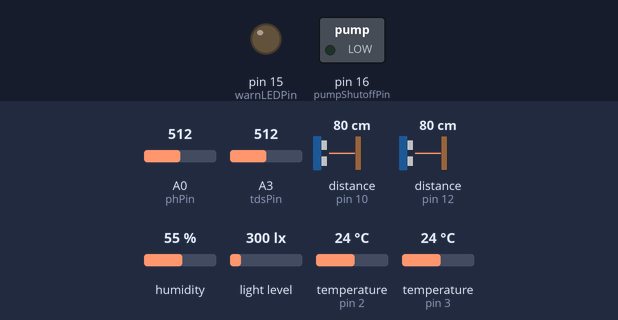
A program run on a simulated Arduino Uno, built with avr-gcc and run on an emulated ATmega328P. On the bench: switched loads named in the program (green lamp = pin HIGH), output pins drawn as LEDs (lit = HIGH). Wiring (inferred from the names in the program): 2 × ultrasonic range finder: trigger pin 9, echo pin 10 / trigger pin 11, echo pin 12. Inputs (shaded band) come from the test bench; at power-on: A0 (phPin) = 512, A3 (tdsPin) = 512, distance to the obstacle (sensors on pin 10, pin 12) 80 cm, humidity 55 %, light level 300 lx, temperature (sensors on pin 2, pin 3) 24 °C. The echo pulse lasts 58.3 µs per cm; pins used as bus, display or sensor lines are not drawn; what the program prints to the serial monitor is not drawn.

Above: at 0.1 s.
At 19.2 s:
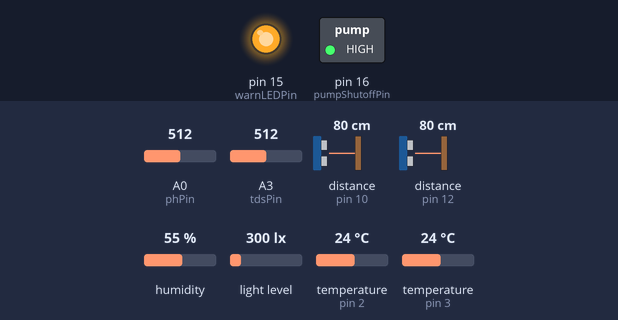
Timing chart, 0 to 20.7 s (numbered marks = the images above):
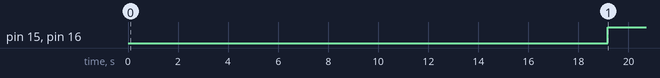

Measured:
- by itself, pin 15 (warnLEDPin), pin 16 (pumpShutoffPin): LOW → HIGH at 19.2 s

The program:

main.cpp
```cpp
/*
REQUIRES the Arduino libraries:
- DHT Sensor Library: https://github.com/adafruit/DHT-sensor-library
- Adafruit Unified Sensor Lib: https://github.com/adafruit/Adafruit_Sensor
- OneWire Library: https://github.com/PaulStoffregen/OneWire
- DallasTemperature: https://github.com/milesburton/Arduino-Temperature-Control-Library

PH Sensor Connections:
- Red Wire to 5V
- Yellow Wire to phPin (A0 by default)
- Black Wire to GND

Light Sensor (BH1750) Connections:
  - VCC to 3V3 or 5V
  - GND to GND
  - SCL to SCL (Digital Pin 21)
  - SDA to SDA (Digital Pin 20)
  - ADD to (not connected) or GND

ADD pin is used to set sensor I2C address. If it has voltage greater or equal
to 0.7VCC voltage (e.g. you've connected it to VCC) the sensor address will be
0x5C. In other case (if ADD voltage less than 0.7 * VCC) the sensor address
will be 0x23 (by default).

Humidity Sensor (DHT11) Connections:
  - VCC to 5V
  - DATA to DHTPIN (Digital Pin 3 by default)
  - GND to GND

Flow Sensor (GR108) Connections:
  - Red Wire (VCC+) to 5V
  - Yellow Wire (of sensor 1) to flowPin_1 (Digital Pin 5 by default)
  - Yellow Wire (of sensor 1) to flowPin_2 (Digital Pin 6 by default)
  - Yellow Wire (of sensor 2) to flowPin_3 (Digital Pin 7 by default)
  - Yellow Wire (of sensor 3) to flowPin_4 (Digital Pin 8 by default)
  - Black Wire (GND-) to GND

Flow Rate (Amazon Datasheet):
  - F=(5.5*Q)±2%
  Where:
  - F is frequency in Hz
  - Q is L/Min
  - 5.5 is Sensor Constant

///!NOTE! = tankHeight variable has been randomly set to 30cm
//tankHeight variable is vertical disctance (cm) from Ultrasonic sensor's face to bottom of tank
// refer to line 145 to change

Water Level Sensors (2):
  - Trig (Of sensor 1) to TRIG_1 (Digital Pin 9 by default)
  - Echo (of sensor 1) to ECHO_1 (Digtal Pin 10 by default)
  - Trig (of sensor 2) to TRIG_2 (Digital Pin 11 by default)
  - Echo (of sensor 2) to ECHO_2 (Digtal Pin 12 by default)
  - GND to GND
  - VCC to 5V

TDs sensor:
  - Yellow wire to A3
  - Black wire to GND
  - Red wire to 5V

Temperature sensor:
  - Dat to (Digtal Pin 2)
  - GND to GND
  - VCC to 5V

Warning LED:
- Input to Digital Pin 15

Pump Shutoff:
- Input to Digital Pin 16

*/

enum LevelState
{
  Normal = 0,
  Warn = 1,
  Shutoff = 2
};

#include "DHT.h"
#include <BH1750.h>
#include <Wire.h>
#include <OneWire.h>
#include <DallasTemperature.h>
#define ONE_WIRE_BUS 2 // digital pin connected to DAT on sensor
#define DHTPIN 3       // alternatively, use pins 3, 4, 5, 12, 13, or 14
#define DHTTYPE DHT11
// waterlevel
#define TRIG_1 9  // sound pluse is to pin 9
#define ECHO_1 10 // echo is pin 10
#define TRIG_2 11 // sound pluse is to pin 9
#define ECHO_2 12 // echo is pin 10

LevelState levelState = Normal;
// FOR JACOB: Determine these values
const int warnLEDPin = 15;
const int pumpShutoffPin = 16;
float maxLevel = 50;                   // the max level to shutoff before the reservoir overflows
float highWarnLevel = 45;              // reservoir high water level warning
float lowWarnLevel = 10;               // reservoir low water level warning
float minLevel = 5;                    // the min level to shutoff before reservoir gets too low
const unsigned long levelDelay = 5000; // 5 second delay between waterlevel trigger and event firing (shutoff / warning)

int phPin = A0;
float phVolt;
float ph = 0;
// calibration constants
float slope = 4.87012897;
float offset = -2.306816462;

DHT dht(DHTPIN, DHTTYPE);
bool printLabels = true; // if CSV header should be included
float humPercent;
float ambTemp;

int flowPin_1 = 5;              // pin can be modified as desired
int flowPin_2 = 6;              // pin can be modified as desired
int flowPin_3 = 7;              // pin can be modified as desired
int flowPin_4 = 8;              // pin can be modified as desired
double flowRate_1;              // main value to record
double flowRate_2;              // main value to record
double flowRate_3;              // main value to record
double flowRate_4;              // main value to record
float flowSensorConstant = 5.5; // according to datasheet, should be 5.5 (uncalibrated)
volatile int flowCount_1;
volatile int flowCount_2;
volatile int flowCount_3;
volatile int flowCount_4;

BH1750 lightMeter_1;
// BH1750 lightMeter_2;
// BH1750 lightMeter_3;
int recordPeriod = 2; // delay between data readings, in seconds

float lux_1;

OneWire oneWire(ONE_WIRE_BUS);
DallasTemperature sensors(&oneWire);

int tdsPin = A3;
int tdsOutput = 0;

float tempC = 0;

float voltagetds = 0;
float ppm = 0;

// -------------------------------------------------------------
// NEW: The distance of the Ultrasonic sensor to bottom of reservoir
// Measure from the sensor face down to the bottom of the reservoir
// -------------------------------------------------------------
float tankHeight_1 = 30.0; // <-- NEW (change this value)
float tankHeight_2 = 30.0; // <-- NEW (change this value)

// functions
void Flow1();
void Flow2();
void Flow3();
void Flow4();
void initHardware();
bool readEnvironment();
void readWaterQuality();
void readWaterLevel();
void processFlowRatesAndDelay();
void updateSystemControls();
void logData();

unsigned long levelTime = 0; // time when water level event was sensed

// Global variables needed for the refactored helper functions
unsigned long currTime = 0;
float waterLevel_1; // <-- NEW Variable to store calculated water level
float waterLevel_2;
float avg_level;

void setup()
{
  initHardware();
  if (printLabels)
    Serial.println("Time (ms), PH, Light (lx), Humidity (%), Ambient Temp (°C), Liquid Temp (°C), TDS (ppm), Water Level 1 (cm), Water Level 2 (cm), Flow Rate 1 (L/min), Flow Rate 2 (L/min), Flow Rate 3 (L/min)"); // CSV header
}

void loop()
{
  // repeat loop early if failed read
  if (!readEnvironment())
    return;

  readWaterQuality();
  readWaterLevel();
  processFlowRatesAndDelay();

  currTime = millis(); // current time at end of this iteration, after values level is calculated

  updateSystemControls();
  logData();
}

// ==========================================
// HELPER FUNCTIONS
// ==========================================

void initHardware()
{
  // Initialize the flow sensors
  pinMode(flowPin_1, INPUT); // set input pins
  pinMode(flowPin_2, INPUT);
  pinMode(flowPin_3, INPUT);
  pinMode(flowPin_4, INPUT);
  pinMode(warnLEDPin, OUTPUT);
  pinMode(pumpShutoffPin, OUTPUT);
  digitalWrite(warnLEDPin, LOW);
  digitalWrite(pumpShutoffPin, LOW); // initialize pump shutoff and LED as off
  Serial.begin(9600);
  attachInterrupt(digitalPinToInterrupt(flowPin_1), Flow1, RISING);
  attachInterrupt(digitalPinToInterrupt(flowPin_2), Flow2, RISING);
  attachInterrupt(digitalPinToInterrupt(flowPin_3), Flow3, RISING);
  attachInterrupt(digitalPinToInterrupt(flowPin_4), Flow4, RISING);
  // Initialize the I2C bus (BH1750 library doesn't do this automatically)
  Wire.begin();
  // Wire2.begin(18,19);
  // Wire3.begin(16,17);
  lightMeter_1.begin();
  lightMeter_1.configure(BH1750::CONTINUOUS_HIGH_RES_MODE);
  // lightMeter_2.begin(BH1750::CONTINUOUS_HIGH_RES_MODE, 0x23, &Wire);
  // lightMeter_3.begin(BH1750::CONTINUOUS_HIGH_RES_MODE, 0x23, &Wire3);
  //  Initialize the DHT sensor
  dht.begin();
  // initialize tds
  sensors.begin();
  // waterlevel
  pinMode(TRIG_1, OUTPUT); // sound pulse is output
  pinMode(ECHO_1, INPUT);  // Echo is input
  pinMode(TRIG_2, OUTPUT); // sound pulse is output
  pinMode(ECHO_2, INPUT);  // Echo is input
  // pullup resistor temp sensor
  pinMode(ONE_WIRE_BUS, INPUT_PULLUP);
}

bool readEnvironment()
{
  humPercent = dht.readHumidity();
  ambTemp = dht.readTemperature();

  // repeat loop early if failed read
  if (isnan(humPercent) || isnan(ambTemp))
    return false;

  // light
  lux_1 = lightMeter_1.readLightLevel();
  // lux_2 = lightMeter_2.readLightLevel();
  // lux_3 = lightMeter_3.readLightLevel();

  return true;
}

void readWaterQuality()
{
  // ph
  int sensorValue = analogRead(phPin);
  phVolt = sensorValue * (5.0 / 1023.0); // convert reading to voltage
  ph = slope * phVolt + offset;

  // temp sensor
  sensors.requestTemperatures();
  tempC = sensors.getTempCByIndex(0); // read first sensor

  // analog tds sensor
  tdsOutput = analogRead(tdsPin);
  voltagetds = tdsOutput * (5.0 / 1023.0);
  ppm = (voltagetds * 1000 / 500) * 1.1;
}

void readWaterLevel()
{
  long duration_1;
  long duration_2;
  float distance_1;
  float distance_2;

  // Trigger ultrasonic pulse
  digitalWrite(TRIG_1, LOW); // when pin is low no sound is emitted
  digitalWrite(TRIG_2, LOW); // when pin is low no sound is emitted
  delayMicroseconds(2);
  digitalWrite(TRIG_1, HIGH); // pulse sent
  digitalWrite(TRIG_2, HIGH); // pulse sent
  delayMicroseconds(10);
  digitalWrite(TRIG_1, LOW); // ends pulse
  digitalWrite(TRIG_2, LOW); // ends pulse

  // Measure return time
  duration_1 = pulseIn(ECHO_1, HIGH); // pulseIn() function measures time in this case the time for which the echo pin is high
  duration_2 = pulseIn(ECHO_2, HIGH);

  // Convert to distance (in cm)
  distance_1 = duration_1 * 0.034 / 2; // 0.034 is the speed of sound  in cm per mircosecond
  distance_2 = duration_2 * 0.034 / 2;

  // -------------------------------------------------------------
  // NEW: Calculate the actual water level in the reservoir
  // -------------------------------------------------------------
  waterLevel_1 = tankHeight_1 - distance_1; // <-- NEW
  waterLevel_2 = tankHeight_2 - distance_2;
  avg_level = (waterLevel_1 + waterLevel_2) / 2; // get average water level
}

void processFlowRatesAndDelay()
{
  // flow
  flowCount_1 = 0;
  flowCount_2 = 0;
  flowCount_3 = 0;
  flowCount_4 = 0;

  interrupts();               // enable interrupt for recordDelay
  delay(1000 * recordPeriod); // delay for some number of seconds
  noInterrupts();             // disable interrupts again

  // since F=(5.5*Q), Q = F/5.5, where Q is in L/min and F is in Hz
  flowRate_1 = flowCount_1 / flowSensorConstant; // since count is # of pulses in last second, count is F in Hz
  flowRate_2 = flowCount_2 / flowSensorConstant; // since count is # of pulses in last second, count is F in Hz
  flowRate_3 = flowCount_3 / flowSensorConstant; // since count is # of pulses in last second, count is F in Hz
  flowRate_4 = flowCount_4 / flowSensorConstant; // since count is # of pulses in last second, count is F in Hz
}

void updateSystemControls()
{
  // ---------------------------------------------------------- SYSTEM CONTROLS -------------------------------------------------------
  // Send power to / away from hardware as needed

  if (avg_level >= maxLevel || avg_level <= minLevel) // we are above max level, or below min level
  {
    switch (levelState)
    {
    case Normal: // we were operating normally last iteration (sudden flood or sensor interference)
      // upgrade to warn mode, set timer
      levelState = Warn;
      levelTime = currTime;
      break;
    case Warn:
      // Upgrade to shutoff mode, set timer
      levelState = Shutoff;
      levelTime = currTime;
      break;
    default:
      // We are still in shutoff state after levelDelay seconds
      if (currTime - levelTime >= levelDelay)
      {
        digitalWrite(warnLEDPin, HIGH); // for now, warn LED also goes on when in shutoff
        digitalWrite(pumpShutoffPin, HIGH);
      }
      break;
    }
  }
  else if (highWarnLevel > avg_level && avg_level > lowWarnLevel) // we are in ideal range
  {
    switch (levelState)
    {
    case Normal:
      // continue ideal operation
      break;
    default: // we recovered from a warning or shutoff state
      levelState = Normal;
      digitalWrite(warnLEDPin, LOW);
      digitalWrite(pumpShutoffPin, LOW);
      break;
    }
  }
  else if (avg_level >= highWarnLevel || avg_level <= lowWarnLevel) // we are in either warning zone
  {
    switch (levelState)
    {
    case Normal: // was in normal operation at last cycle
      // set timer, and enter warning mode
      levelState = Warn;
      levelTime = currTime;
      break;
    case Warn:
      // We are still in warning state after levelDelay seconds
      if (currTime - levelTime >= levelDelay)
      {
        digitalWrite(warnLEDPin, HIGH); // turn on warning LED
      }
      break;
    default: // came from shutoff state lowered into warning state
      levelState = Warn;
      // in this case, we are probably still very close to the shutoff region, so the pumps will remain off until we return to the ideal range
      break;
    }
  }
}

void logData()
{
  Serial.print(currTime);
  Serial.print(",");
  Serial.print(ph);
  Serial.print(",");
  Serial.print(lux_1);
  Serial.print(",");
  Serial.print(humPercent);
  Serial.print(",");
  Serial.print(ambTemp);
  Serial.print(",");
  Serial.print(tempC);
  Serial.print(",");
  Serial.print(ppm);
  Serial.print(",");
  Serial.print(waterLevel_1);
  Serial.print(",");
  Serial.print(waterLevel_2);
  Serial.print(",");
  Serial.print(flowRate_1);
  Serial.print(",");
  Serial.print(flowRate_2);
  Serial.print(",");
  Serial.print(flowRate_3);
  Serial.print(",");
  Serial.print(flowRate_4);
  Serial.println();
}

void Flow1()
{
  flowCount_1++;
}
void Flow2()
{
  flowCount_2++;
}
void Flow3()
{
  flowCount_3++;
}
void Flow4()
{
  flowCount_4++;
}
```
